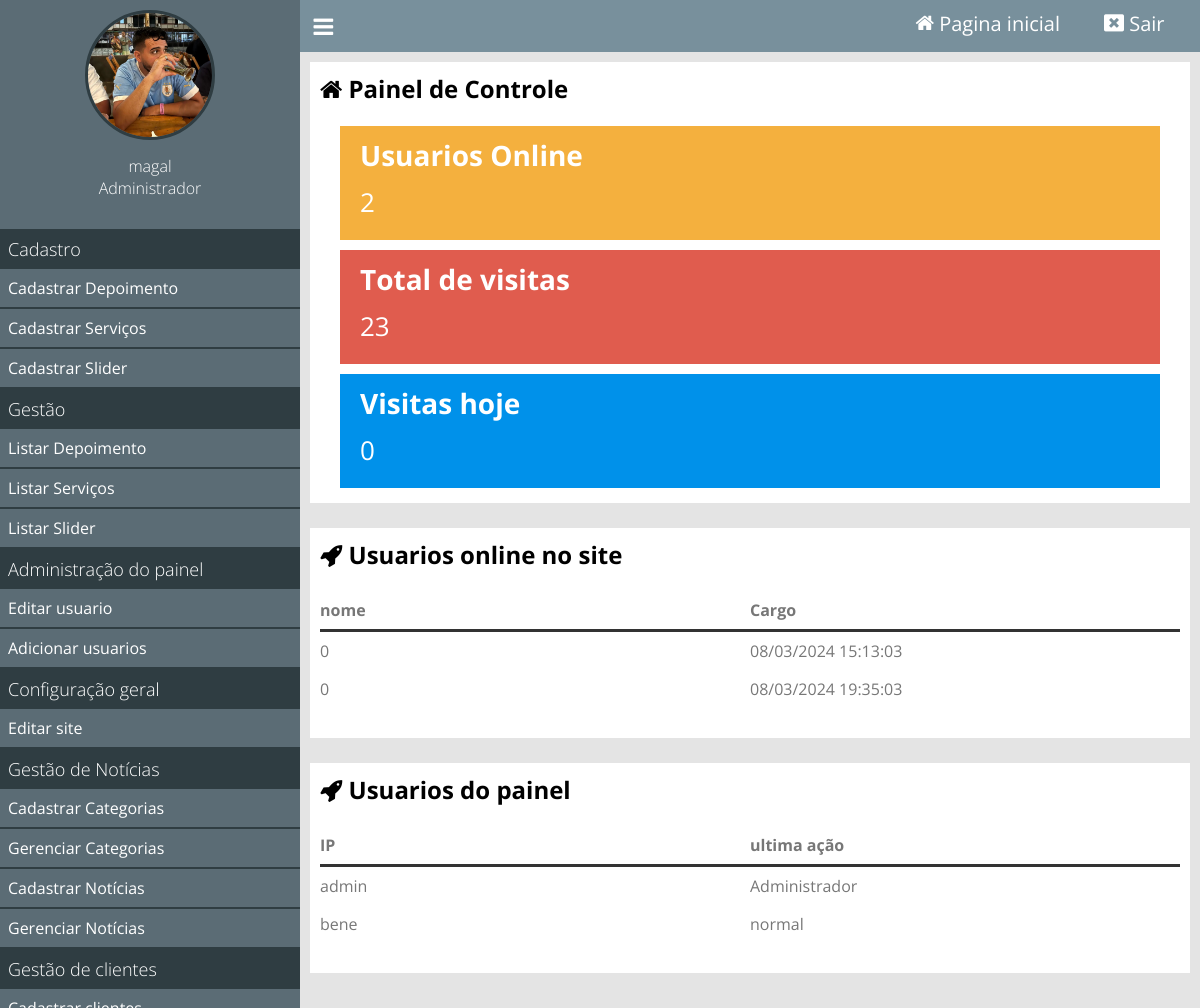
The page /painel/index.php (signed in) on the database its author committed.
### class/Msql.php (called while the page is built)
<?php
    class Msql{
        private static $pdo;
        public static function conectar(){
            if(self::$pdo == null){
            try{
				self::$pdo = new PDO('mysql:host='.HOST.';dbname='.DATABASE,USER,PASSWORD,array(PDO::MYSQL_ATTR_INIT_COMMAND => "SET NAMES utf8"));
				self::$pdo->setAttribute(PDO::ATTR_ERRMODE,PDO::ERRMODE_EXCEPTION);
				}catch(Exception $e){
					echo '<h2>Erro ao conectar</h2>';
			    }
            }
            return self::$pdo;
        }
    }
?>

### painel/pages/home.php (the view, shortened to what this page needs)
<?php
    $usuariosOnline = Painel::listarUsuariosOnline();
    $pegarVisitasTotais = Msql::conectar()->prepare("SELECT * FROM `tb_admin.visitas`");
    $pegarVisitasTotais->execute();
    $pegarVisitasTotais = $pegarVisitasTotais->rowCount();
    $pegarVisitasHoje = Msql::conectar()->prepare("SELECT * FROM `tb_admin.visitas` WHERE dia = ?");
    $pegarVisitasHoje->execute(array(date('Y-m-d')));
    $pegarVisitasHoje = $pegarVisitasHoje->rowCount();
?>
<div class="box-content  w100">
    <h2><i class="fa fa-home"></i> Painel de Controle </h2>
    <div class="box-metricas">
        <div class="box-metrica-single">
            <div class="box-metrica-wraper">
                <h2>Usuarios Online</h2>
                <p><?php echo count($usuariosOnline); ?></p>
            </div>
        </div>
        <div class="box-metrica-single">
            <div class="box-metrica-wraper">
                <h2>Total de visitas</h2>
                <p><?php echo $pegarVisitasTotais; ?></p>
            </div>
        </div>
        <div class="box-metrica-single">
            <div class="box-metrica-wraper">
                <h2>Visitas hoje</h2>
                <p><?php echo $pegarVisitasHoje; ?></p>
            </div>
        </div>
    </div>
    </div>
<div class="box-content  w100">
<h2><i class="fa fa-rocket" aria-hidden="true"></i> Usuarios online no site </h2>
<div class="table-responsive">
    <div class="row">
        <div class="col">
            <span>nome</span>
        </div>
        <div class="col">
            <span>Cargo</span>
        </div>
    </div>
    <?php
    $usuariosPainel = Msql::conectar()->prepare("SELECT * FROM `tb_adm.usuarios`");
    $usuariosPainel->execute();
    $usuariosPainel = $usuariosPainel->fetchAll();
    foreach($usuariosOnline as $key => $value){
    ?>
    <div class="row">
        <div class="col">
            <span><?php echo $value['ip']; ?></span>
        </div>
        <div class="col">
            <span><?php echo date('d/m/Y H:i:m',strtotime($value['ultima_acao'])); ?></span>
        </div>
    </div>
    <?php } ?>
</div>
</div>
<div class="box-content  w100">
<h2><i class="fa fa-rocket" aria-hidden="true"></i> Usuarios do painel </h2>
<div class="table-responsive">
    <div class="row">
        <div class="col">
            <span>IP</span>
        </div>
        <div class="col">
            <span>ultima ação</span>
        </div>
    </div>
    <?php
    foreach($usuariosPainel as $key => $value){
    ?>
    <div class="row">
        <div class="col">
            <span><?php echo $value['user']; ?></span>
        </div>
        <div class="col">
            <span><?php echo pegaCargo($value['cargo']); ?></span>
        </div>
    </div>
    <?php } ?>
</div>
</div>

### painel/css/style.css (style rules this page uses)
* { margin: 0; padding: 0; box-sizing: border-box; font-family: "Open Sans"; }
html,body { height: 100%; background-color: rgb(228, 228, 228); }
i { text-decoration: none; }
.w100 { width: 100%; }
.box-content { background: white; padding: 10px; margin-bottom:25px ; }
.box-metricas { margin-top:16px; padding:0 15px; }
.box-metrica-single { float: left; position: relative; width: 33.3%; background: #F4B03E; border: 5px solid white; }
.box-metricas .box-metrica-single:nth-of-type(2) { background: #E05C4E; }
.box-metricas .box-metrica-single:nth-of-type(3) { background: #0091ea; }
.box-metrica-wraper { padding: 10px 20px; text-align: left; color: white; }
.box-metrica-wraper h2 { font-size: 28px; }
.box-metrica-wraper p { padding: 10px 0; font-size: 26px; }
.table-responsive { max-width: 1280px; margin:20px auto; }
.table-responsive .row:nth-of-type(1) { font-weight: bold; border-bottom: 3px solid #333; }
.table-responsive .row { color: #777; padding: 8px 0; }
.col { float: left; width: 50%; }
@media screen and (max-width: 1224px) { .box-metrica-single { width: 100%; } }

### rows shown on the page
tb_adm.online: ip "0", ultima_acao "08/03/2024 15:13:03"
tb_adm.online: ip "0", ultima_acao "08/03/2024 19:35:03"
tb_adm.usuarios: user "admin", cargo "Administrador"
tb_adm.usuarios: user "bene", cargo "normal"

### other values the page prints
$_SESSION['nome'] "magal"
pegaCargo($_SESSION['cargo']) "Administrador"
count($usuariosOnline) "2"
$pegarVisitasTotais "23"
$pegarVisitasHoje "0"
